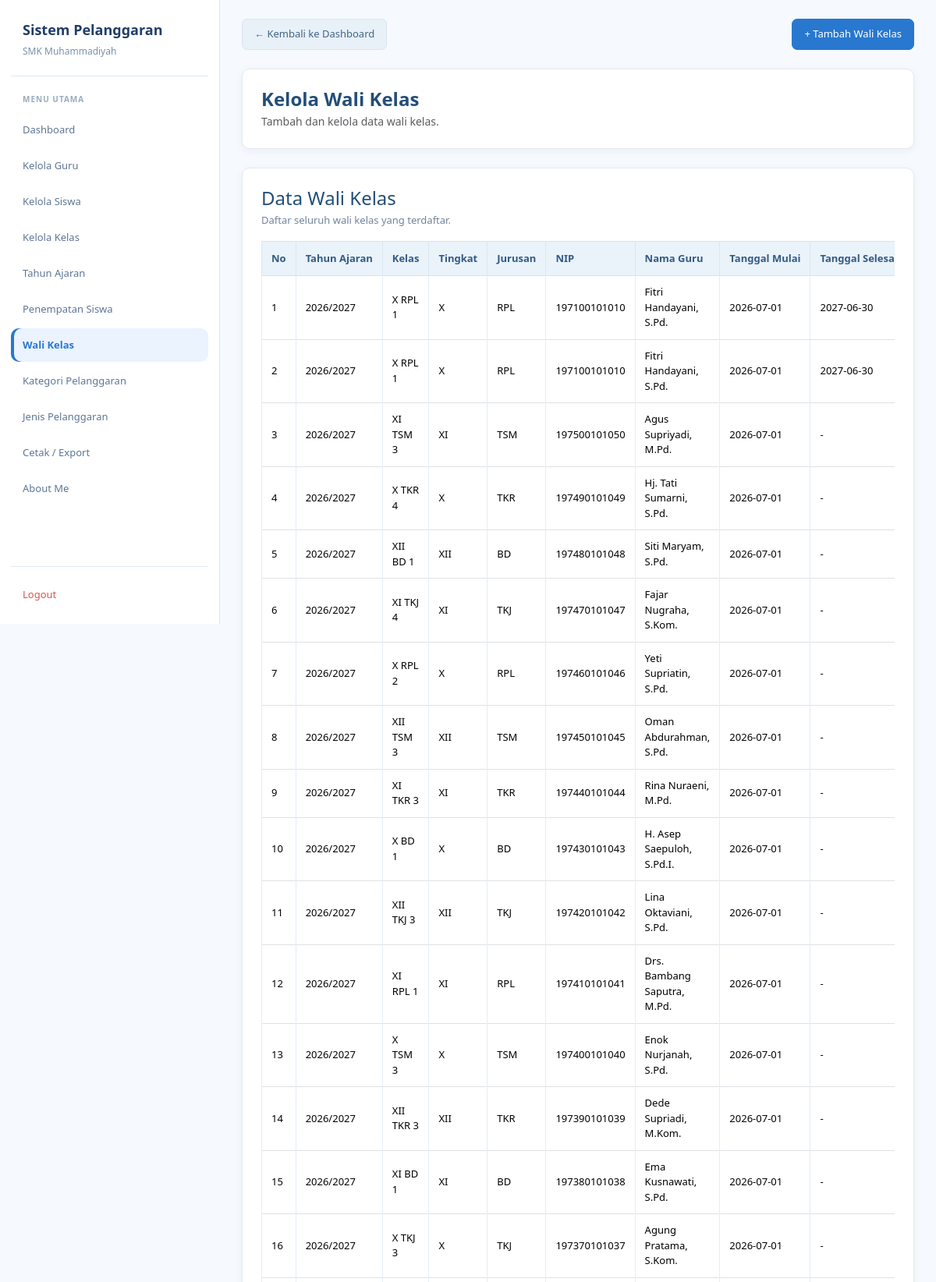
The page /admin/wali_kelas.php (signed in, upper part) on the database its author committed.
### tables this page shows
CREATE TABLE `t_wali_kelas` (
  `id` int(11) NOT NULL,
  `tahun_ajaran_id` int(11) NOT NULL,
  `kelas_id` int(11) NOT NULL,
  `guru_id` int(11) NOT NULL,
  `tanggal_mulai` date NOT NULL,
  `tanggal_selesai` date DEFAULT NULL,
  `status_aktif` tinyint(1) NOT NULL,
  `created_at` timestamp NOT NULL DEFAULT current_timestamp(),
  `update_at` timestamp NOT NULL DEFAULT current_timestamp()
);

CREATE TABLE `t_tahun_ajaran` (
  `id` int(11) NOT NULL,
  `nama` varchar(20) NOT NULL,
  `tanggal_mulai` date DEFAULT NULL,
  `tanggal_selesai` date DEFAULT NULL,
  `status_aktif` tinyint(1) DEFAULT NULL,
  `created_at` timestamp NULL DEFAULT current_timestamp(),
  `update_at` timestamp NULL DEFAULT current_timestamp()
);

CREATE TABLE `t_kelas` (
  `id` int(11) NOT NULL,
  `nama` varchar(100) NOT NULL,
  `tingkat` varchar(20) NOT NULL,
  `jurusan` varchar(100) NOT NULL,
  `status_aktif` tinyint(1) DEFAULT NULL,
  `created_at` timestamp NULL DEFAULT current_timestamp(),
  `update_at` timestamp NULL DEFAULT current_timestamp()
);

CREATE TABLE `t_guru` (
  `id` int(11) NOT NULL,
  `nip` varchar(30) NOT NULL,
  `nama` varchar(150) NOT NULL,
  `email` varchar(150) NOT NULL,
  `status_aktif` tinyint(1) NOT NULL,
  `user_id` int(11) DEFAULT NULL,
  `created_at` timestamp NULL DEFAULT current_timestamp(),
  `updated_at` timestamp NULL DEFAULT current_timestamp()
);

### admin/wali_kelas.php (the view, shortened to what this page needs)
<?php
include "../config/koneksi.php";
$pesan = "";
$jenis_pesan = "";
$query = mysqli_query(
    $koneksi,
    "SELECT
        wk.id,
        ta.nama AS tahun_ajaran,
        k.nama AS nama_kelas,
        k.tingkat,
        k.jurusan,
        g.nip,
        g.nama AS nama_guru,
        wk.tanggal_mulai,
        wk.tanggal_selesai,
        wk.status_aktif
    FROM t_wali_kelas wk
    INNER JOIN t_tahun_ajaran ta
        ON wk.tahun_ajaran_id = ta.id
    INNER JOIN t_kelas k
        ON wk.kelas_id = k.id
    INNER JOIN t_guru g
        ON wk.guru_id = g.id
    ORDER BY wk.id DESC"
);
?>
<!DOCTYPE html>
<html lang="id">
<head>
    <link
        href="https://cdn.jsdelivr.net/npm/bootstrap@5.3.8/dist/css/bootstrap.min.css"
        rel="stylesheet"
    >
    <link
        href="https://cdn.datatables.net/2.3.4/css/dataTables.bootstrap5.min.css"
        rel="stylesheet"
    >
</head>
<body>
<aside class="sidebar">
    <div class="brand">
        <div class="brand-title">Sistem Pelanggaran</div>
        <div class="brand-subtitle">SMK Muhammadiyah</div>
    </div>
    <div class="menu-title">Menu Utama</div>
    <nav class="menu">
        <a href="../dashboard.php" class="menu-link">Dashboard</a>
        <a href="guru.php" class="menu-link">Kelola Guru</a>
        <a href="siswa.php" class="menu-link">Kelola Siswa</a>
        <a href="kelas.php" class="menu-link">Kelola Kelas</a>
        <a href="tahun_ajaran.php" class="menu-link">Tahun Ajaran</a>
        <a href="penempatan_siswa.php" class="menu-link">Penempatan Siswa</a>
        <a href="wali_kelas.php" class="menu-link active">Wali Kelas</a>
        <a href="kategori_pelanggaran.php" class="menu-link">Kategori Pelanggaran</a>
        <a href="jenis_pelanggaran.php" class="menu-link">Jenis Pelanggaran</a>
        <a href="cetak_export.php" class="menu-link">Cetak / Export</a>
        <a href="../about.php" class="menu-link">About Me</a>
    </nav>
    <div class="logout">
        <a href="../logout.php" class="menu-link">Logout</a>
    </div>
</aside>
<main class="main">
    <div class="container py-4">
        <div class="d-flex flex-wrap justify-content-between align-items-center gap-2 mb-4">
            <a href="../dashboard.php" class="btn btn-secondary">
                &larr; Kembali ke Dashboard
            </a>
            <button
                type="button"
                class="btn btn-primary"
                id="btnToggleWali"
                aria-expanded="<?= ($pesan !== '' && $jenis_pesan === 'danger') ? 'true' : 'false'; ?>"
                aria-controls="formTambahWali"
            >
                + Tambah Wali Kelas
            </button>
        </div>
        <div class="card mb-4">
            <div class="card-body">
                <h2 class="judul mb-1">Kelola Wali Kelas</h2>
                <p class="text-muted mb-0">
                    Tambah dan kelola data wali kelas.
                </p>
            </div>
        </div>
        <div class="card">
            <div class="card-body">
                <h4 class="mb-1">Data Wali Kelas</h4>
                <p class="keterangan mb-3">
                    Daftar seluruh wali kelas yang terdaftar.
                </p>
                <div class="table-responsive">
                    <table
                        id="tabelWaliKelas"
                        class="table table-bordered table-hover align-middle w-100"
                    >
                        <thead>
                            <tr>
                                <th>No</th>
                                <th>Tahun Ajaran</th>
                                <th>Kelas</th>
                                <th>Tingkat</th>
                                <th>Jurusan</th>
                                <th>NIP</th>
                                <th>Nama Guru</th>
                                <th>Tanggal Mulai</th>
                                <th>Tanggal Selesai</th>
                            </tr>
                        </thead>
                        <tbody>
                            <?php
                            $no = 1;
                            while ($d = mysqli_fetch_assoc($query)) {
                            ?>
                                <tr>
                                    <td><?= $no++; ?></td>
                                    <td><?= htmlspecialchars($d['tahun_ajaran']); ?></td>
                                    <td><?= htmlspecialchars($d['nama_kelas']); ?></td>
                                    <td><?= htmlspecialchars($d['tingkat']); ?></td>
                                    <td><?= htmlspecialchars($d['jurusan']); ?></td>
                                    <td><?= htmlspecialchars($d['nip'] ?? '-'); ?></td>
                                    <td><?= htmlspecialchars($d['nama_guru']); ?></td>
                                    <td><?= htmlspecialchars($d['tanggal_mulai']); ?></td>
                                    <td><?= htmlspecialchars($d['tanggal_selesai'] ?? '-'); ?></td>
                                </tr>
                            <?php } ?>
                        </tbody>
                    </table>
                </div>
            </div>
        </div>
    </div>
</main>
</body>
</html>

### admin/wali_kelas.php (style rules this page uses)
:root { --blue: #2878cf; --blue-dark: #203e68; --blue-soft: #eaf3ff; --muted: #7890ad; --line: #dce9f8; }
* { box-sizing: border-box; }
body { margin: 0; background: #f6f9fd; color: #2f435a; font-family: "Segoe UI", Arial, sans-serif; font-size: 14px; }
a { text-decoration: none; }
.sidebar { position: fixed; top: 0; left: 0; width: 282px; height: 100vh; overflow-y: auto; background: #fff; border-right: 1px solid var(--line); padding: 25px 14px 16px; display: flex; flex-direction: column; z-index: 1000; }
.brand { padding: 0 15px 22px; border-bottom: 1px solid var(--line); margin-bottom: 22px; }
.brand-title { font-size: 18px; font-weight: 700; color: var(--blue-dark); margin-bottom: 5px; }
.brand-subtitle { font-size: 12px; color: var(--muted); }
.menu-title { font-size: 10px; font-weight: 700; color: #9aabc0; letter-spacing: 1px; text-transform: uppercase; margin: 0 15px 10px; }
.menu { display: flex; flex-direction: column; gap: 3px; }
.menu-link { min-height: 43px; display: flex; align-items: center; padding: 10px 15px; border-radius: 10px; color: #5e7695; font-size: 13px; transition: .2s ease; }
.menu-link.active { background: var(--blue-soft); color: var(--blue); font-weight: 600; box-shadow: inset 4px 0 0 var(--blue); }
.logout { margin-top: auto; padding-top: 14px; border-top: 1px solid var(--line); }
.logout .menu-link { color: #d9534f; }
.main { margin-left: 282px; min-height: 100vh; padding: 24px 28px 40px; }
.container { width: 100%; max-width: none !important; padding: 0 !important; }
.judul, h4 { color: #234e78; }
.judul { font-size: 24px; font-weight: 700; }
.card { background: #fff; border: 1px solid #e1eaf4 !important; border-radius: 10px; box-shadow: 0 3px 12px rgba(35, 78, 120, .05) !important; }
.card-body { padding: 24px; }
.btn { font-size: 13px; font-weight: 500; }
.btn-primary { --bs-btn-color: #fff; --bs-btn-bg: #2878cf; --bs-btn-border-color: #2878cf; --bs-btn-hover-color: #fff; --bs-btn-hover-bg: #2168b5; --bs-btn-hover-border-color: #2168b5; border-radius: 7px; padding: 9px 15px; }
.btn-secondary { --bs-btn-bg: #e8f0f8; --bs-btn-border-color: #d8e5f1; --bs-btn-color: #426584; --bs-btn-hover-bg: #dceaf6; --bs-btn-hover-border-color: #cbddeb; --bs-btn-hover-color: #234e78; border-radius: 7px; padding: 9px 15px; }
.table-responsive { width: 100%; overflow-x: auto; }
.table { color: #344b63; vertical-align: middle; margin-bottom: 0; font-size: 13px; }
.table thead th { background: #eaf2fa; color: #315b82; border-color: #dce7f1; font-weight: 600; padding: 12px; white-space: nowrap; }
.table tbody td { border-color: #e5edf5; padding: 11px 12px; }
.keterangan { color: #71849a; font-size: 13px; }

### rows shown on the page
t_wali_kelas: tahun_ajaran.nama "2026/2027", kelas.nama "X RPL 1", kelas.tingkat "X", kelas.jurusan "RPL", guru.nip "197100101010", guru.nama "Fitri Handayani, S.Pd.", tanggal_mulai "2026-07-01", tanggal_selesai "2027-06-30"
t_wali_kelas: tahun_ajaran.nama "2026/2027", kelas.nama "X RPL 1", kelas.tingkat "X", kelas.jurusan "RPL", guru.nip "197100101010", guru.nama "Fitri Handayani, S.Pd.", tanggal_mulai "2026-07-01", tanggal_selesai "2027-06-30"
t_wali_kelas: tahun_ajaran.nama "2026/2027", kelas.nama "XI TSM 3", kelas.tingkat "XI", kelas.jurusan "TSM", guru.nip "197500101050", guru.nama "Agus Supriyadi, M.Pd.", tanggal_mulai "2026-07-01", tanggal_selesai "-"
t_wali_kelas: tahun_ajaran.nama "2026/2027", kelas.nama "X TKR 4", kelas.tingkat "X", kelas.jurusan "TKR", guru.nip "197490101049", guru.nama "Hj. Tati Sumarni, S.Pd.", tanggal_mulai "2026-07-01", tanggal_selesai "-"
t_wali_kelas: tahun_ajaran.nama "2026/2027", kelas.nama "XII BD 1", kelas.tingkat "XII", kelas.jurusan "BD", guru.nip "197480101048", guru.nama "Siti Maryam, S.Pd.", tanggal_mulai "2026-07-01", tanggal_selesai "-"
t_wali_kelas: tahun_ajaran.nama "2026/2027", kelas.nama "XI TKJ 4", kelas.tingkat "XI", kelas.jurusan "TKJ", guru.nip "197470101047", guru.nama "Fajar Nugraha, S.Kom.", tanggal_mulai "2026-07-01", tanggal_selesai "-"
t_wali_kelas: tahun_ajaran.nama "2026/2027", kelas.nama "X RPL 2", kelas.tingkat "X", kelas.jurusan "RPL", guru.nip "197460101046", guru.nama "Yeti Supriatin, S.Pd.", tanggal_mulai "2026-07-01", tanggal_selesai "-"
t_wali_kelas: tahun_ajaran.nama "2026/2027", kelas.nama "XII TSM 3", kelas.tingkat "XII", kelas.jurusan "TSM", guru.nip "197450101045", guru.nama "Oman Abdurahman, S.Pd.", tanggal_mulai "2026-07-01", tanggal_selesai "-"
t_wali_kelas: tahun_ajaran.nama "2026/2027", kelas.nama "XI TKR 3", kelas.tingkat "XI", kelas.jurusan "TKR", guru.nip "197440101044", guru.nama "Rina Nuraeni, M.Pd.", tanggal_mulai "2026-07-01", tanggal_selesai "-"
t_wali_kelas: tahun_ajaran.nama "2026/2027", kelas.nama "X BD 1", kelas.tingkat "X", kelas.jurusan "BD", guru.nip "197430101043", guru.nama "H. Asep Saepuloh, S.Pd.I.", tanggal_mulai "2026-07-01", tanggal_selesai "-"
t_wali_kelas: tahun_ajaran.nama "2026/2027", kelas.nama "XII TKJ 3", kelas.tingkat "XII", kelas.jurusan "TKJ", guru.nip "197420101042", guru.nama "Lina Oktaviani, S.Pd.", tanggal_mulai "2026-07-01", tanggal_selesai "-"
t_wali_kelas: tahun_ajaran.nama "2026/2027", kelas.nama "XI RPL 1", kelas.tingkat "XI", kelas.jurusan "RPL", guru.nip "197410101041", guru.nama "Drs. Bambang Saputra, M.Pd.", tanggal_mulai "2026-07-01", tanggal_selesai "-"
t_wali_kelas: tahun_ajaran.nama "2026/2027", kelas.nama "X TSM 3", kelas.tingkat "X", kelas.jurusan "TSM", guru.nip "197400101040", guru.nama "Enok Nurjanah, S.Pd.", tanggal_mulai "2026-07-01", tanggal_selesai "-"
t_wali_kelas: tahun_ajaran.nama "2026/2027", kelas.nama "XII TKR 3", kelas.tingkat "XII", kelas.jurusan "TKR", guru.nip "197390101039", guru.nama "Dede Supriadi, M.Kom.", tanggal_mulai "2026-07-01", tanggal_selesai "-"
t_wali_kelas: tahun_ajaran.nama "2026/2027", kelas.nama "XI BD 1", kelas.tingkat "XI", kelas.jurusan "BD", guru.nip "197380101038", guru.nama "Ema Kusnawati, S.Pd.", tanggal_mulai "2026-07-01", tanggal_selesai "-"
t_wali_kelas: tahun_ajaran.nama "2026/2027", kelas.nama "X TKJ 3", kelas.tingkat "X", kelas.jurusan "TKJ", guru.nip "197370101037", guru.nama "Agung Pratama, S.Kom.", tanggal_mulai "2026-07-01", tanggal_selesai "-"
